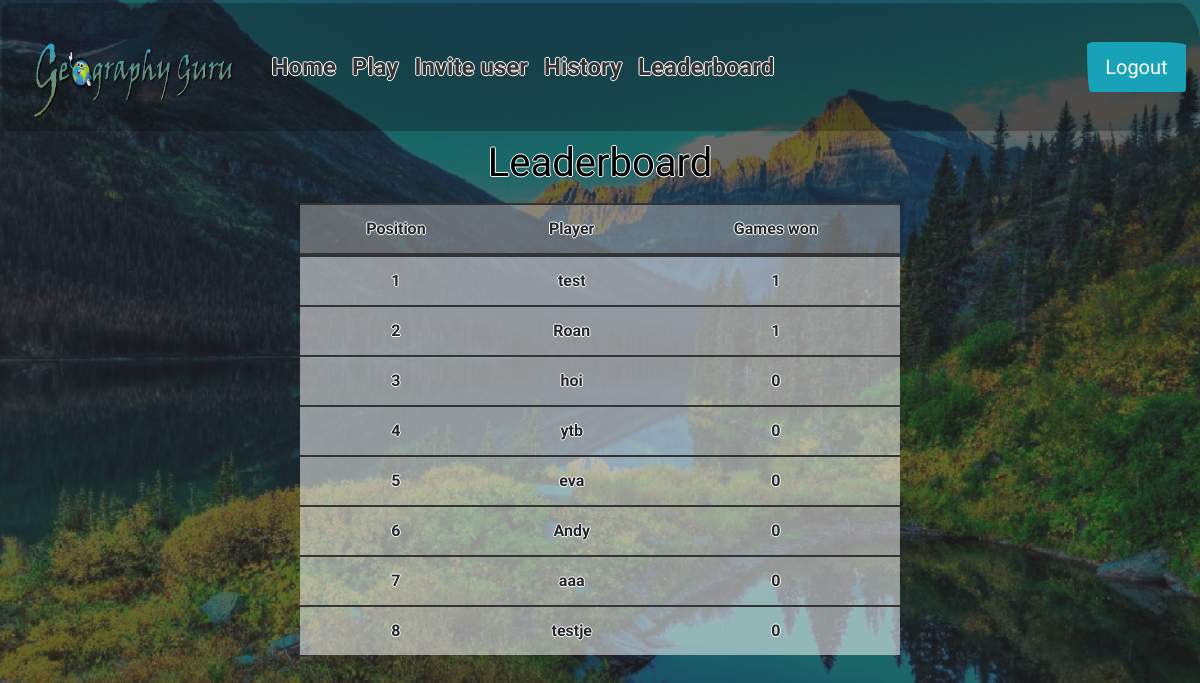
/leaderboard (signed in), run on the app's committed database.
### tables this page shows
CREATE TABLE 'users' ('id' INTEGER PRIMARY KEY AUTOINCREMENT NOT NULL, 'username' TEXT NOT NULL, 'hash' TEXT NOT NULL, 'games_won' INTEGER NOT NULL DEFAULT 0, 'mail' INTEGER DEFAULT 'test@test.nl');

### application.py (the view)
@app.route("/leaderboard", methods=["GET"])
@login_required
def leaderboard():
    session["score"] = 0
    session["finished"] = 0
    hoogste = highest()
    return render_template("leaderboard.html", hoogste=hoogste)

### helpers.py (called while the page is built)
def login_required(f):
    @wraps(f)
    def decorated_function(*args, **kwargs):
        if session.get("user_id") is None:
            return redirect("/login")
        return f(*args, **kwargs)
    return decorated_function

def highest():
    return db.execute("SELECT username, games_won FROM users ORDER BY games_won DESC LIMIT 8")

### templates/leaderboard.html (shortened to what this page needs)
{% extends "layout.html" %}
{% block main %}
<b><label for="exampleTextarea"><h1>Leaderboard</h1></label></b>
    <table class="table">
      <thead>
        <tr>
          <th scope="col">Position</th>
          <th scope="col">Player</th>
          <th scope="col">Games won</th>
        </tr>
      </thead>
      {% if hoogste %}
        {% for number in hoogste %}
            <tr>
                <td>{{loop.index}}</td>
                <td>{{ number.username }}</td>
                <td>{{ number.games_won }}</td>
            </tr>
        {% endfor %}
      {% else %}
          <td colspan="4">Leaderboard unavailable</td>
      {% endif %}
{% endblock %}

### static/styles.css (style rules this page uses)
body { background-image: url("background3.png"); background-repeat: no-repeat; background-attachment: fixed; background-position: center; text-align: center; color: black; font-weight: 600; text-shadow: -1px 0 white, 0 1px white, 1px 0 white, 0 -1px white; height: 100%; background-size: cover; }
html, body { margin: 0; height: 100vh; overflow: hidden }
.table { border-radius: 5px; width: 50%; margin: 0px auto; float: none; }
table { text-align: center; }
table th { background-color: #aaaaaa87; }
table td { background-color: #ffffff87; }
* { box-sizing: border-box; }
main td { text-align: center; }

### data on the page
users: username "test", games_won "1"
users: username "Roan", games_won "1"
users: username "hoi", games_won "0"
users: username "ytb", games_won "0"
users: username "eva", games_won "0"
users: username "Andy", games_won "0"
users: username "aaa", games_won "0"
users: username "testje", games_won "0"
